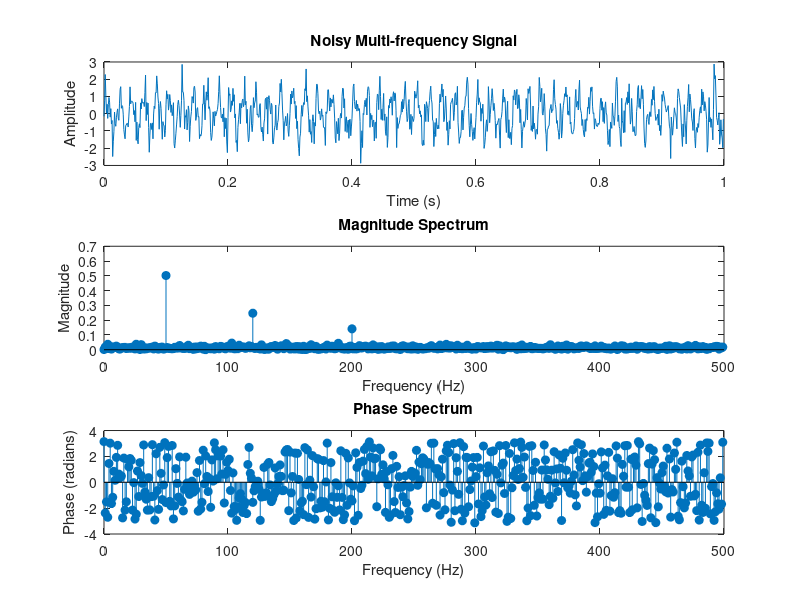

Write MATLAB code to recreate this figure. (Note: this script raises an error after producing the figure.)
%% Advanced Fourier Transform Project
% Analyze a multi-frequency noisy signal and find peak frequencies

fs = 1000;                     % Sampling frequency
t = 0:1/fs:1-1/fs;             % Time vector

% Create a multi-frequency signal
f1 = 50; f2 = 120; f3 = 200;
signal = sin(2*pi*f1*t) + 0.5*sin(2*pi*f2*t) + 0.3*sin(2*pi*f3*t);

% Add Gaussian noise
noisy_signal = signal + 0.5*randn(size(t));

% Compute FFT
n = length(noisy_signal);
fft_vals = fft(noisy_signal);
freqs = (0:n-1)*(fs/n);

% Compute magnitude and phase
magnitude = abs(fft_vals)/n;
phase = angle(fft_vals);

% Plot original and noisy signal
figure;
subplot(3,1,1);
plot(t, noisy_signal);
title('Noisy Multi-frequency Signal');
xlabel('Time (s)'); ylabel('Amplitude');

% Plot magnitude spectrum
subplot(3,1,2);
stem(freqs(1:floor(n/2)), magnitude(1:floor(n/2)), 'filled');
title('Magnitude Spectrum');
xlabel('Frequency (Hz)'); ylabel('Magnitude');

% Plot phase spectrum
subplot(3,1,3);
stem(freqs(1:floor(n/2)), phase(1:floor(n/2)), 'filled');
title('Phase Spectrum');
xlabel('Frequency (Hz)'); ylabel('Phase (radians)');

%% Identify peak frequencies
[pks, locs] = findpeaks(magnitude(1:floor(n/2)), freqs(1:floor(n/2)));
disp('Peak Frequencies (Hz):');
disp(locs);

